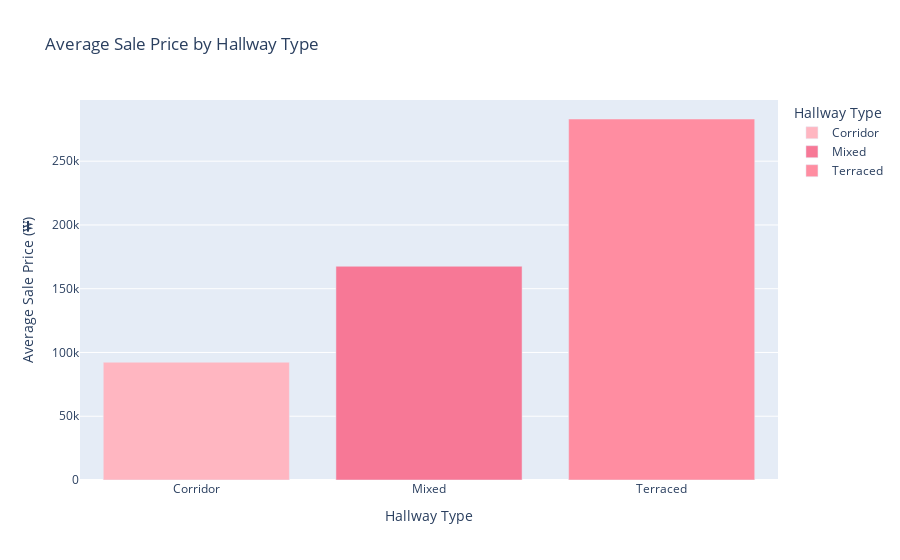

Source (notebook cell):
### Code cell
# Bar chart for SalePrice vs HallwayType:
# Group by HallwayType to get average SalePrice:
avg_price_by_hallway = df.groupby('HallwayType', as_index=False)['SalePrice'].mean()

fig = px.bar(
    avg_price_by_hallway,
    x='HallwayType',
    y='SalePrice',
    title="Average Sale Price by Hallway Type",
    labels={'HallwayType': 'Hallway Type', 'SalePrice': 'Average Sale Price (₩)'},
    color='HallwayType',
    color_discrete_map={
        'Terraced': '#FF8DA1',
        'Mixed': '#F77896',
        'Corridor': '#FFB6C1'
    }
)

fig.show()

### Figure 1 — Plotly figure (JSON) as saved in the notebook; plotly's stock layout.template omitted (floating-point values rounded to 4 significant figures)
{"data": [{"alignmentgroup": "True", "hovertemplate": "Hallway Type=%{x}<br>Average Sale Price (₩)=%{y}<extra></extra>", "legendgroup": "Corridor", "marker": {"color": "#FFB6C1", "pattern": {"shape": ""}}, "name": "Corridor", "offsetgroup": "Corridor", "orientation": "v", "showlegend": true, "textposition": "auto", "type": "bar", "x": ["Corridor"], "xaxis": "x", "y": [92370.0], "yaxis": "y"}, {"alignmentgroup": "True", "hovertemplate": "Hallway Type=%{x}<br>Average Sale Price (₩)=%{y}<extra></extra>", "legendgroup": "Mixed", "marker": {"color": "#F77896", "pattern": {"shape": ""}}, "name": "Mixed", "offsetgroup": "Mixed", "orientation": "v", "showlegend": true, "textposition": "auto", "type": "bar", "x": ["Mixed"], "xaxis": "x", "y": [167600.0], "yaxis": "y"}, {"alignmentgroup": "True", "hovertemplate": "Hallway Type=%{x}<br>Average Sale Price (₩)=%{y}<extra></extra>", "legendgroup": "Terraced", "marker": {"color": "#FF8DA1", "pattern": {"shape": ""}}, "name": "Terraced", "offsetgroup": "Terraced", "orientation": "v", "showlegend": true, "textposition": "auto", "type": "bar", "x": ["Terraced"], "xaxis": "x", "y": [283100.0], "yaxis": "y"}], "layout": {"barmode": "relative", "legend": {"title": {"text": "Hallway Type"}, "tracegroupgap": 0}, "title": {"text": "Average Sale Price by Hallway Type"}, "xaxis": {"anchor": "y", "categoryarray": ["Corridor", "Mixed", "Terraced"], "categoryorder": "array", "domain": [0, 1], "title": {"text": "Hallway Type"}}, "yaxis": {"anchor": "x", "domain": [0, 1], "title": {"text": "Average Sale Price (₩)"}}}}
